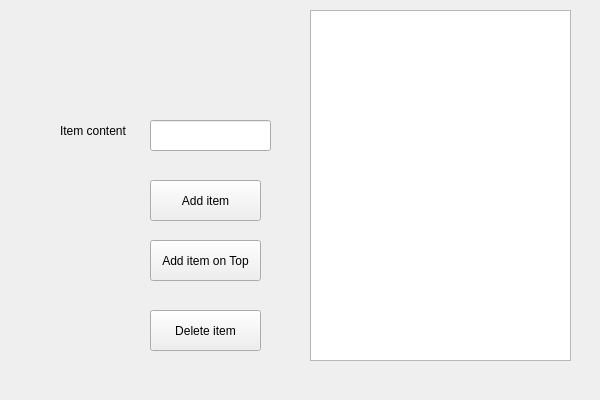
<?xml version="1.0" encoding="UTF-8"?>
<ui version="4.0">
 <class>listClass</class>
 <widget class="QWidget" name="listClass">
  <property name="geometry">
   <rect>
    <x>0</x>
    <y>0</y>
    <width>600</width>
    <height>400</height>
   </rect>
  </property>
  <property name="windowTitle">
   <string>list</string>
  </property>
  <widget class="QLabel" name="label">
   <property name="geometry">
    <rect>
     <x>60</x>
     <y>110</y>
     <width>91</width>
     <height>41</height>
    </rect>
   </property>
   <property name="text">
    <string>Item content</string>
   </property>
  </widget>
  <widget class="QPushButton" name="pushButtonAdd">
   <property name="geometry">
    <rect>
     <x>150</x>
     <y>180</y>
     <width>111</width>
     <height>41</height>
    </rect>
   </property>
   <property name="text">
    <string>Add item</string>
   </property>
  </widget>
  <widget class="QPushButton" name="pushButtonTopAdd">
   <property name="geometry">
    <rect>
     <x>150</x>
     <y>240</y>
     <width>111</width>
     <height>41</height>
    </rect>
   </property>
   <property name="text">
    <string>Add item on Top</string>
   </property>
  </widget>
  <widget class="QPushButton" name="pushButtonDelete">
   <property name="geometry">
    <rect>
     <x>150</x>
     <y>310</y>
     <width>111</width>
     <height>41</height>
    </rect>
   </property>
   <property name="text">
    <string>Delete item</string>
   </property>
  </widget>
  <widget class="QListWidget" name="listWidget">
   <property name="geometry">
    <rect>
     <x>310</x>
     <y>10</y>
     <width>261</width>
     <height>351</height>
    </rect>
   </property>
  </widget>
  <widget class="QLineEdit" name="lineEdit">
   <property name="geometry">
    <rect>
     <x>150</x>
     <y>120</y>
     <width>121</width>
     <height>31</height>
    </rect>
   </property>
  </widget>
 </widget>
 <layoutdefault spacing="6" margin="11"/>
 <resources>
  <include location="list.qrc"/>
 </resources>
 <connections/>
</ui>
